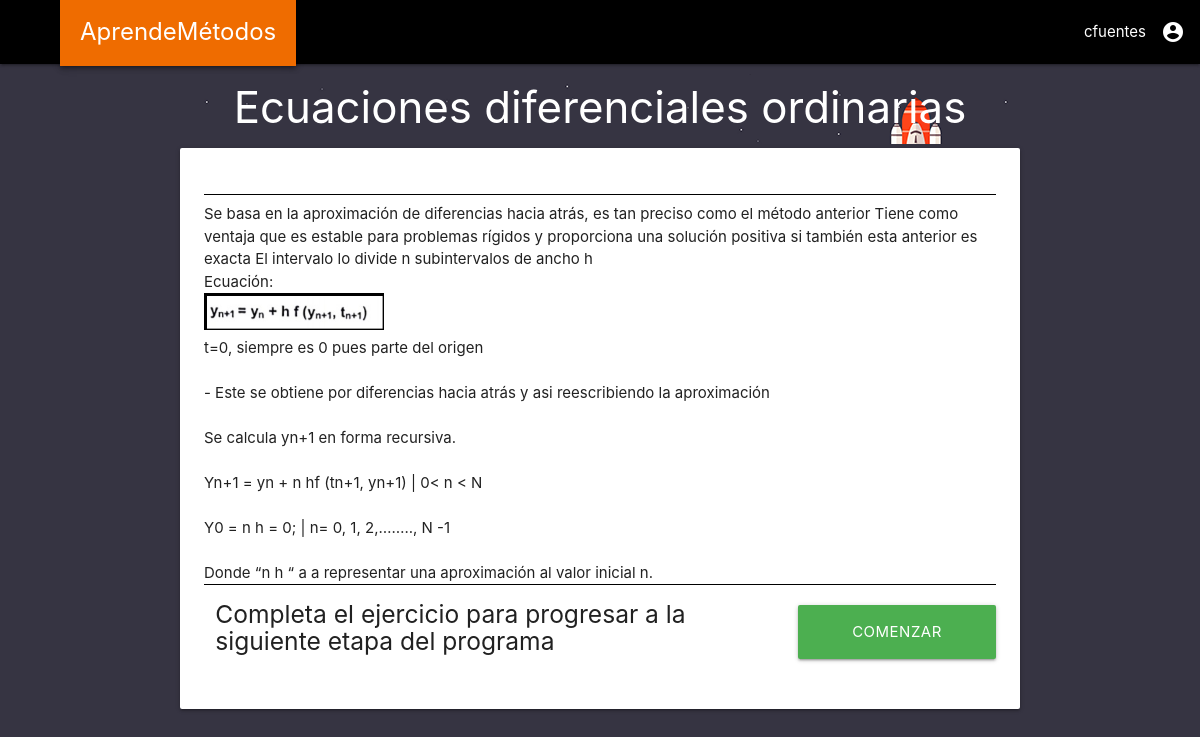
The page /preface_euler_hacia_atras/ (signed in) on the database as committed earlier.
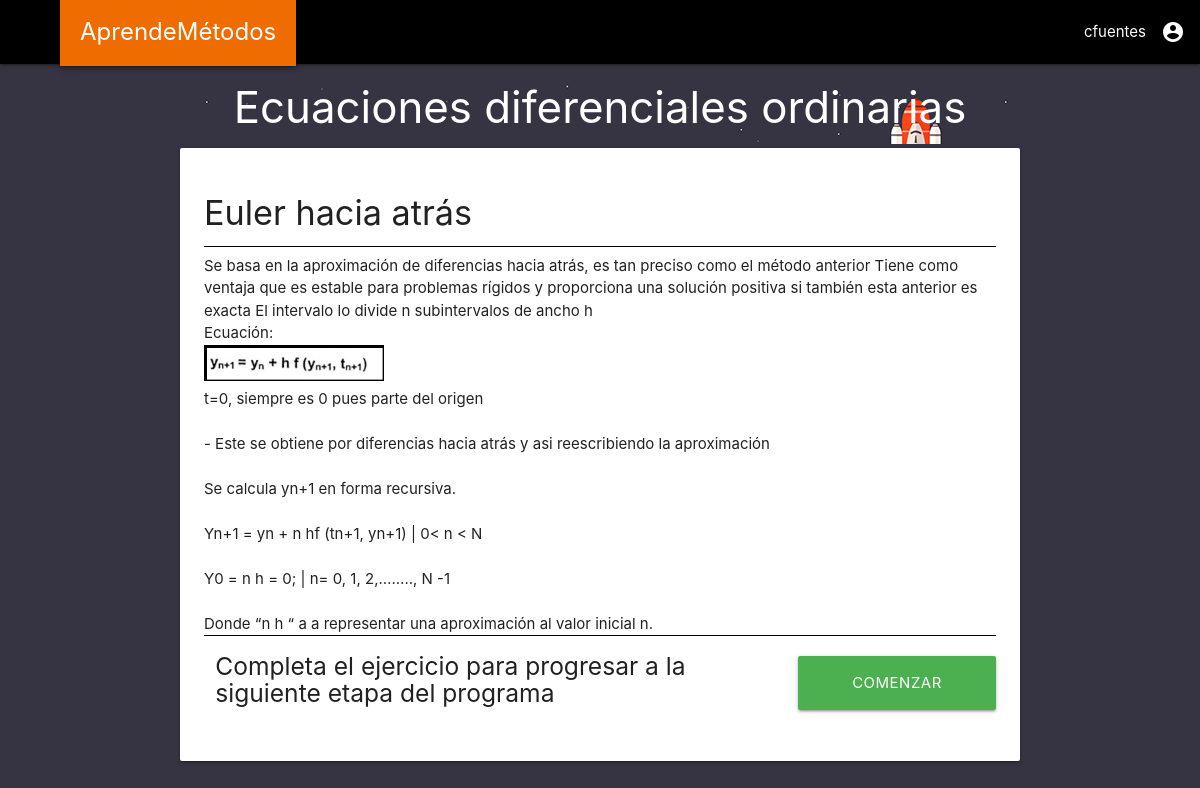
The same page on the database as committed later.
### gainspend/models.py (models this page shows)
class Method(models.Model):
    field_id = models.IntegerField(db_column='_id', primary_key=True, blank=True)
    name = models.TextField(blank=True, null=True)
    is_subject = models.BooleanField(blank=True, null=True)
    preface_name = models.TextField(blank=True, null=True)

### gainspend/views/ecuaciones_diferenciales_ordinarias.py (the view)
# urls.py: path('preface_euler_hacia_atras/',views.preface_euler_hacia_atras, name='preface_euler_hacia_atras'),
@login_required
def preface_euler_hacia_atras(request):
    method = Method.objects.filter(name="Euler hacia atrás").first()
    context = {
        "method": method
    }
    return render(request, 'gainspend/pages/preface_euler_hacia_atras.html', context)

### gainspend/templates/gainspend/pages/preface_euler_hacia_atras.html (shortened to what this page needs)
{% extends "../base/base_main.html" %}
{% load humanize %}
{% load static %}
{% block content_center %}
<div class="container">
  <div class="preface_title" style="background-image: url({% static 'images/32.png' %})">
    <div class="card-title">
      <h3 style ="margin:0px;">Ecuaciones diferenciales ordinarias</h3>
    </div>
  </div>
  <div class="card">
    <div class="card-content">
      <div class="card-title" style="border-bottom:1px solid black;">
        <h4>{{ method.name }}</h4>
      </div>
      <div class="preface_content">
        Se basa en la aproximación de diferencias hacia atrás, es tan preciso como el método anterior
        Tiene como ventaja que es estable para problemas rígidos y proporciona una solución positiva si también esta anterior es exacta
        El intervalo lo divide n subintervalos de ancho h
        <p>Ecuación: </p>
        <img src ="{% static 'preface_images\EAt1.jpg' %}"width="180"/>
        <br> t=0, siempre es 0 pues parte del origen
        <br><br>- Este se obtiene por diferencias hacia atrás y asi reescribiendo la aproximación
        <br><br>Se calcula yn+1 en forma recursiva.
        <br><br>Yn+1 = yn + n hf (tn+1, yn+1)   |  0< n < N
        <br><br>Y0 = n h = 0;                   |             n= 0, 1, 2,…….., N -1
        <br><br>Donde “n h “ a a representar una aproximación al valor inicial n.
      </div>
      <div class="start_excercise_box">
        <div class="row">
          <div class="col s12 m9">
            <h5>Completa el ejercicio para progresar a la siguiente etapa del programa</h5>
          </div>
          <a href="/preface_{{ method.preface_name }}/excercise">
            <div class="col s12 m3 btn btn-large green" style="margin-top:20px;">
              Comenzar
            </div>
          </a>
        </div>
      </div>
    </div>
  </div>
</div>
{% endblock content_center %}

Rows that differ between the two databases and show on the page:
now on this page (row edited): Method: name "Euler hacia atrás"
